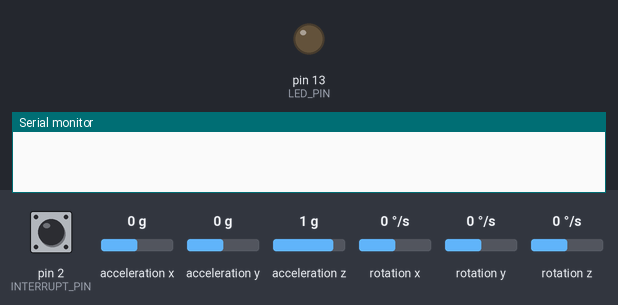
The sketch below on a simulated Arduino Leonardo, built with avr-gcc and run on an emulated ATmega32U4. Parts: output pins drawn as LEDs (lit = HIGH), the last lines printed to the serial monitor. The inputs (shaded band) are chosen by the test bench; at power-on: acceleration x 0 g, pin 2 (INTERRUPT_PIN) LOW, acceleration y 0 g, acceleration z 1 g, rotation x 0 °/s, rotation y 0 °/s, rotation z 0 °/s. The sensor or clock chip raises its interrupt line as the real part does.

Above: at 0.1 s.
At 1.73 s:
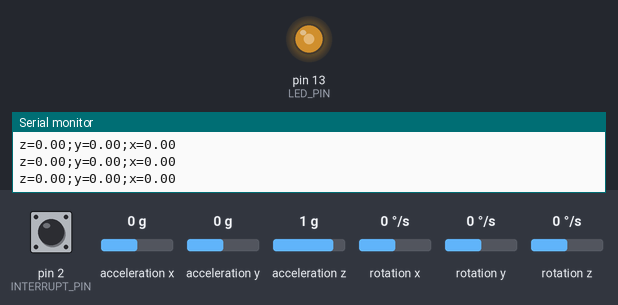
1.8 s: acceleration x set to -1.4 g
At 2.05 s:
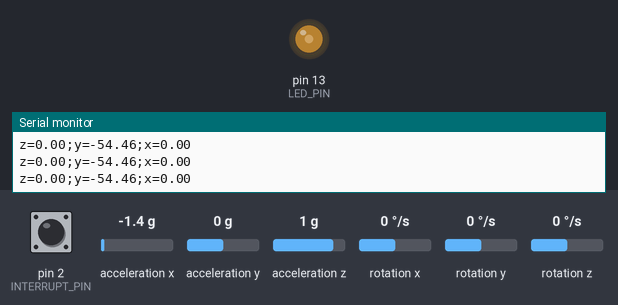
4.8 s: pin 2 (INTERRUPT_PIN) pulled HIGH for 0.15 s
7.8 s: acceleration y set to -1.4 g
10.8 s: acceleration z set to -1.4 g
Timing chart, 0 to 14.8 s (numbered marks = the images above; inputs shaded):
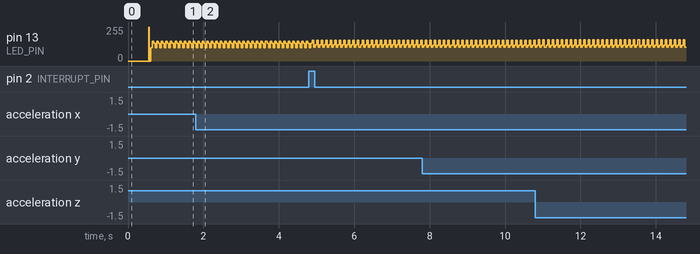

Measured:
- by itself, pin 13 (LED_PIN): repeats every 0.12 s: 120/255 0.04 s, 158/255 0.04 s, 105/255 0.04 s

The sketch:

gyroscope.ino.ino
```cpp
// I2C device class (I2Cdev) demonstration Arduino sketch for MPU6050 class using DMP (MotionApps v2.0)
// 6/21/2012 by Jeff Rowberg <jeff@rowberg.net>
// Updates should (hopefully) always be available at https://github.com/jrowberg/i2cdevlib
//
// Changelog:
//      2013-05-08 - added seamless Fastwire support
//                 - added note about gyro calibration
//      2012-06-21 - added note about Arduino 1.0.1 + Leonardo compatibility error
//      2012-06-20 - improved FIFO overflow handling and simplified read process
//      2012-06-19 - completely rearranged DMP initialization code and simplification
//      2012-06-13 - pull gyro and accel data from FIFO packet instead of reading directly
//      2012-06-09 - fix broken FIFO read sequence and change interrupt detection to RISING
//      2012-06-05 - add gravity-compensated initial reference frame acceleration output
//                 - add 3D math helper file to DMP6 example sketch
//                 - add Euler output and Yaw/Pitch/Roll output formats
//      2012-06-04 - remove accel offset clearing for better results (thanks Sungon Lee)
//      2012-06-01 - fixed gyro sensitivity to be 2000 deg/sec instead of 250
//      2012-05-30 - basic DMP initialization working

/* ============================================
I2Cdev device library code is placed under the MIT license
Copyright (c) 2012 Jeff Rowberg

Permission is hereby granted, free of charge, to any person obtaining a copy
of this software and associated documentation files (the "Software"), to deal
in the Software without restriction, including without limitation the rights
to use, copy, modify, merge, publish, distribute, sublicense, and/or sell
copies of the Software, and to permit persons to whom the Software is
furnished to do so, subject to the following conditions:

The above copyright notice and this permission notice shall be included in
all copies or substantial portions of the Software.

THE SOFTWARE IS PROVIDED "AS IS", WITHOUT WARRANTY OF ANY KIND, EXPRESS OR
IMPLIED, INCLUDING BUT NOT LIMITED TO THE WARRANTIES OF MERCHANTABILITY,
FITNESS FOR A PARTICULAR PURPOSE AND NONINFRINGEMENT. IN NO EVENT SHALL THE
AUTHORS OR COPYRIGHT HOLDERS BE LIABLE FOR ANY CLAIM, DAMAGES OR OTHER
LIABILITY, WHETHER IN AN ACTION OF CONTRACT, TORT OR OTHERWISE, ARISING FROM,
OUT OF OR IN CONNECTION WITH THE SOFTWARE OR THE USE OR OTHER DEALINGS IN
THE SOFTWARE.
===============================================
*/

// I2Cdev and MPU6050 must be installed as libraries, or else the .cpp/.h files
// for both classes must be in the include path of your project
#include "I2Cdev.h"

#include "MPU6050_6Axis_MotionApps20.h"
//#include "MPU6050.h" // not necessary if using MotionApps include file

// Arduino Wire library is required if I2Cdev I2CDEV_ARDUINO_WIRE implementation
// is used in I2Cdev.h
#if I2CDEV_IMPLEMENTATION == I2CDEV_ARDUINO_WIRE
    #include "Wire.h"
#endif

// class default I2C address is 0x68
// specific I2C addresses may be passed as a parameter here
// AD0 low = 0x68 (default for SparkFun breakout and InvenSense evaluation board)
// AD0 high = 0x69
MPU6050 mpu;
//MPU6050 mpu(0x69); // <-- use for AD0 high

/* =========================================================================
   NOTE: In addition to connection 3.3v, GND, SDA, and SCL, this sketch
   depends on the MPU-6050's INT pin being connected to the Arduino's
   external interrupt #0 pin. On the Arduino Uno and Mega 2560, this is
   digital I/O pin 2.
 * ========================================================================= */

/* =========================================================================
   NOTE: Arduino v1.0.1 with the Leonardo board generates a compile error
   when using Serial.write(buf, len). The Teapot output uses this method.
   The solution requires a modification to the Arduino USBAPI.h file, which
   is fortunately simple, but annoying. This will be fixed in the next IDE
   release. For more info, see these links:

   http://arduino.cc/forum/index.php/topic,109987.0.html
   http://code.google.com/p/arduino/issues/detail?id=958
 * ========================================================================= */


// uncomment "OUTPUT_READABLE_QUATERNION" if you want to see the actual
// quaternion components in a [w, x, y, z] format (not best for parsing
// on a remote host such as Processing or something though)
//#define OUTPUT_READABLE_QUATERNION

// uncomment "OUTPUT_READABLE_EULER" if you want to see Euler angles
// (in degrees) calculated from the quaternions coming from the FIFO.
// Note that Euler angles suffer from gimbal lock (for more info, see
// http://en.wikipedia.org/wiki/Gimbal_lock)
//#define OUTPUT_READABLE_EULER

// uncomment "OUTPUT_READABLE_YAWPITCHROLL" if you want to see the yaw/
// pitch/roll angles (in degrees) calculated from the quaternions coming
// from the FIFO. Note this also requires gravity vector calculations.
// Also note that yaw/pitch/roll angles suffer from gimbal lock (for
// more info, see: http://en.wikipedia.org/wiki/Gimbal_lock)
#define OUTPUT_READABLE_YAWPITCHROLL

// uncomment "OUTPUT_READABLE_REALACCEL" if you want to see acceleration
// components with gravity removed. This acceleration reference frame is
// not compensated for orientation, so +X is always +X according to the
// sensor, just without the effects of gravity. If you want acceleration
// compensated for orientation, us OUTPUT_READABLE_WORLDACCEL instead.
//#define OUTPUT_READABLE_REALACCEL

// uncomment "OUTPUT_READABLE_WORLDACCEL" if you want to see acceleration
// components with gravity removed and adjusted for the world frame of
// reference (yaw is relative to initial orientation, since no magnetometer
// is present in this case). Could be quite handy in some cases.
//#define OUTPUT_READABLE_WORLDACCEL

// uncomment "OUTPUT_TEAPOT" if you want output that matches the
// format used for the InvenSense teapot demo
//#define OUTPUT_TEAPOT


//#define DEBUG
#define INTERRUPT_PIN 2  // use pin 2 on Arduino Uno & most boards
#define LED_PIN 13 // (Arduino is 13, Teensy is 11, Teensy++ is 6)
bool blinkState = false;

// MPU control/status vars
bool dmpReady = false;  // set true if DMP init was successful
uint8_t mpuIntStatus;   // holds actual interrupt status byte from MPU
uint8_t devStatus;      // return status after each device operation (0 = success, !0 = error)
uint16_t packetSize;    // expected DMP packet size (default is 42 bytes)
uint16_t fifoCount;     // count of all bytes currently in FIFO
uint8_t fifoBuffer[64]; // FIFO storage buffer

// orientation/motion vars
Quaternion q;           // [w, x, y, z]         quaternion container
VectorInt16 aa;         // [x, y, z]            accel sensor measurements
VectorInt16 aaReal;     // [x, y, z]            gravity-free accel sensor measurements
VectorInt16 aaWorld;    // [x, y, z]            world-frame accel sensor measurements
VectorFloat gravity;    // [x, y, z]            gravity vector
float euler[3];         // [psi, theta, phi]    Euler angle container
float ypr[3];           // [yaw, pitch, roll]   yaw/pitch/roll container and gravity vector

// packet structure for InvenSense teapot demo
uint8_t teapotPacket[14] = { '$', 0x02, 0,0, 0,0, 0,0, 0,0, 0x00, 0x00, '\r', '\n' };


// ================================================================
// ===               INTERRUPT DETECTION ROUTINE                ===
// ================================================================

volatile bool mpuInterrupt = false;     // indicates whether MPU interrupt pin has gone high
void dmpDataReady() {
    mpuInterrupt = true;
}


// ================================================================
// ===                      INITIAL SETUP                       ===
// ================================================================

void setup() {
    // join I2C bus (I2Cdev library doesn't do this automatically)
    #if I2CDEV_IMPLEMENTATION == I2CDEV_ARDUINO_WIRE
        Wire.begin();
        Wire.setClock(400000); // 400kHz I2C clock. Comment this line if having compilation difficulties
    #elif I2CDEV_IMPLEMENTATION == I2CDEV_BUILTIN_FASTWIRE
        Fastwire::setup(400, true);
    #endif

    // initialize serial communication
    // (115200 chosen because it is required for Teapot Demo output, but it's
    // really up to you depending on your project)
    Serial.begin(57600);
    while (!Serial); // wait for Leonardo enumeration, others continue immediately

    // NOTE: 8MHz or slower host processors, like the Teensy @ 3.3v or Ardunio
    // Pro Mini running at 3.3v, cannot handle this baud rate reliably due to
    // the baud timing being too misaligned with processor ticks. You must use
    // 38400 or slower in these cases, or use some kind of external separate
    // crystal solution for the UART timer.

    // initialize device
    #ifdef DEBUG
    Serial.println(F("Initializing I2C devices..."));
    #endif
    mpu.initialize();
    pinMode(INTERRUPT_PIN, INPUT);

    // verify connection
    #ifdef DEBUG
    Serial.println(F("Testing device connections..."));
    Serial.println(mpu.testConnection() ? F("MPU6050 connection successful") : F("MPU6050 connection failed"));
    #endif

    // wait for ready
    //Serial.println(F("\nSend any character to begin DMP programming and demo: "));
    //while (Serial.available() && Serial.read()); // empty buffer
    //while (!Serial.available());                 // wait for data
    //while (Serial.available() && Serial.read()); // empty buffer again

    // load and configure the DMP
    #ifdef DEBUG
    Serial.println(F("Initializing DMP..."));
    #endif
    devStatus = mpu.dmpInitialize();

    // supply your own gyro offsets here, scaled for min sensitivity

    mpu.setXGyroOffset(188);
    mpu.setYGyroOffset(32);
    mpu.setZGyroOffset(11);

    mpu.setXAccelOffset(-3533);
    mpu.setYAccelOffset(-2000);
    mpu.setZAccelOffset(1287);

    // make sure it worked (returns 0 if so)
    if (devStatus == 0) {
        // turn on the DMP, now that it's ready
        #ifdef DEBUG
        Serial.println(F("Enabling DMP..."));
        #endif
        mpu.setDMPEnabled(true);

        // enable Arduino interrupt detection
        #ifdef DEBUG
        Serial.println(F("Enabling interrupt detection (Arduino external interrupt 0)..."));
        #endif
        attachInterrupt(digitalPinToInterrupt(INTERRUPT_PIN), dmpDataReady, RISING);
        mpuIntStatus = mpu.getIntStatus();

        // set our DMP Ready flag so the main loop() function knows it's okay to use it
        #ifdef DEBUG
        Serial.println(F("DMP ready! Waiting for first interrupt..."));
        #endif
        dmpReady = true;

        // get expected DMP packet size for later comparison
        packetSize = mpu.dmpGetFIFOPacketSize();
    } else {
        // ERROR!
        // 1 = initial memory load failed
        // 2 = DMP configuration updates failed
        // (if it's going to break, usually the code will be 1)
        Serial.print(F("DMP Initialization failed (code "));
        Serial.print(devStatus);
        Serial.println(F(")"));
    }

    // configure LED for output
    pinMode(LED_PIN, OUTPUT);
}


long previousMillis = 0;
long interval = 20;
// ================================================================
// ===                    MAIN PROGRAM LOOP                     ===
// ================================================================
int current = 10;
void loop() {
    // if programming failed, don't try to do anything
    if (!dmpReady) return;

    // wait for MPU interrupt or extra packet(s) available
    while (!mpuInterrupt && fifoCount < packetSize) {
        // other program behavior stuff here
        // .
        // .
        // .
        // if you are really paranoid you can frequently test in between other
        // stuff to see if mpuInterrupt is true, and if so, "break;" from the
        // while() loop to immediately process the MPU data
        // .
        // .
        // .
    }

    // reset interrupt flag and get INT_STATUS byte
    mpuInterrupt = false;
    mpuIntStatus = mpu.getIntStatus();

    // get current FIFO count
    fifoCount = mpu.getFIFOCount();

    // check for overflow (this should never happen unless our code is too inefficient)
    if ((mpuIntStatus & 0x10) || fifoCount == 1024) {
        // reset so we can continue cleanly
        mpu.resetFIFO();
        #ifdef DEBUG
        Serial.println(F("FIFO overflow!"));
        #endif

    // otherwise, check for DMP data ready interrupt (this should happen frequently)
    } else if (mpuIntStatus & 0x02) {
        // wait for correct available data length, should be a VERY short wait
        while (fifoCount < packetSize) fifoCount = mpu.getFIFOCount();

        // read a packet from FIFO
        mpu.getFIFOBytes(fifoBuffer, packetSize);

        // track FIFO count here in case there is > 1 packet available
        // (this lets us immediately read more without waiting for an interrupt)
        fifoCount -= packetSize;

        #ifdef OUTPUT_READABLE_QUATERNION
            // display quaternion values in easy matrix form: w x y z
            mpu.dmpGetQuaternion(&q, fifoBuffer);
            Serial.print("quat\t");
            Serial.print(q.w);
            Serial.print("\t");
            Serial.print(q.x);
            Serial.print("\t");
            Serial.print(q.y);
            Serial.print("\t");
            Serial.println(q.z);
        #endif

        #ifdef OUTPUT_READABLE_EULER
            // display Euler angles in degrees
            mpu.dmpGetQuaternion(&q, fifoBuffer);
            mpu.dmpGetEuler(euler, &q);
            Serial.print("euler\t");
            Serial.print(euler[0] * 180/M_PI);
            Serial.print("\t");
            Serial.print(euler[1] * 180/M_PI);
            Serial.print("\t");
            Serial.println(euler[2] * 180/M_PI);
        #endif

        #ifdef OUTPUT_READABLE_YAWPITCHROLL
            if(millis() - previousMillis >= interval) {
            // display Euler angles in degrees
            mpu.dmpGetQuaternion(&q, fifoBuffer);
            mpu.dmpGetGravity(&gravity, &q);
            mpu.dmpGetYawPitchRoll(ypr, &q, &gravity);
            Serial.print("z=");
            Serial.print(ypr[0] * 180/M_PI);
            Serial.print(";y=");
            Serial.print(ypr[1] * 180/M_PI);
            Serial.print(";x=");
            Serial.println(ypr[2] * 180/M_PI);
            previousMillis = millis();
            }
        #endif

        #ifdef OUTPUT_READABLE_REALACCEL
            // display real acceleration, adjusted to remove gravity
            mpu.dmpGetQuaternion(&q, fifoBuffer);
            mpu.dmpGetAccel(&aa, fifoBuffer);
            mpu.dmpGetGravity(&gravity, &q);
            mpu.dmpGetLinearAccel(&aaReal, &aa, &gravity);
            Serial.print("areal\t");
            Serial.print(aaReal.x);
            Serial.print("\t");
            Serial.print(aaReal.y);
            Serial.print("\t");
            Serial.println(aaReal.z);
        #endif

        #ifdef OUTPUT_READABLE_WORLDACCEL
            // display initial world-frame acceleration, adjusted to remove gravity
            // and rotated based on known orientation from quaternion
            mpu.dmpGetQuaternion(&q, fifoBuffer);
            mpu.dmpGetAccel(&aa, fifoBuffer);
            mpu.dmpGetGravity(&gravity, &q);
            mpu.dmpGetLinearAccel(&aaReal, &aa, &gravity);
            mpu.dmpGetLinearAccelInWorld(&aaWorld, &aaReal, &q);
            Serial.print("aworld\t");
            Serial.print(aaWorld.x);
            Serial.print("\t");
            Serial.print(aaWorld.y);
            Serial.print("\t");
            Serial.println(aaWorld.z);
        #endif

        #ifdef OUTPUT_TEAPOT
            // display quaternion values in InvenSense Teapot demo format:
            teapotPacket[2] = fifoBuffer[0];
            teapotPacket[3] = fifoBuffer[1];
            teapotPacket[4] = fifoBuffer[4];
            teapotPacket[5] = fifoBuffer[5];
            teapotPacket[6] = fifoBuffer[8];
            teapotPacket[7] = fifoBuffer[9];
            teapotPacket[8] = fifoBuffer[12];
            teapotPacket[9] = fifoBuffer[13];
            Serial.write(teapotPacket, 14);
            teapotPacket[11]++; // packetCount, loops at 0xFF on purpose
        #endif

        // blink LED to indicate activity
        blinkState = !blinkState;
        digitalWrite(LED_PIN, blinkState);
    }
}
```
